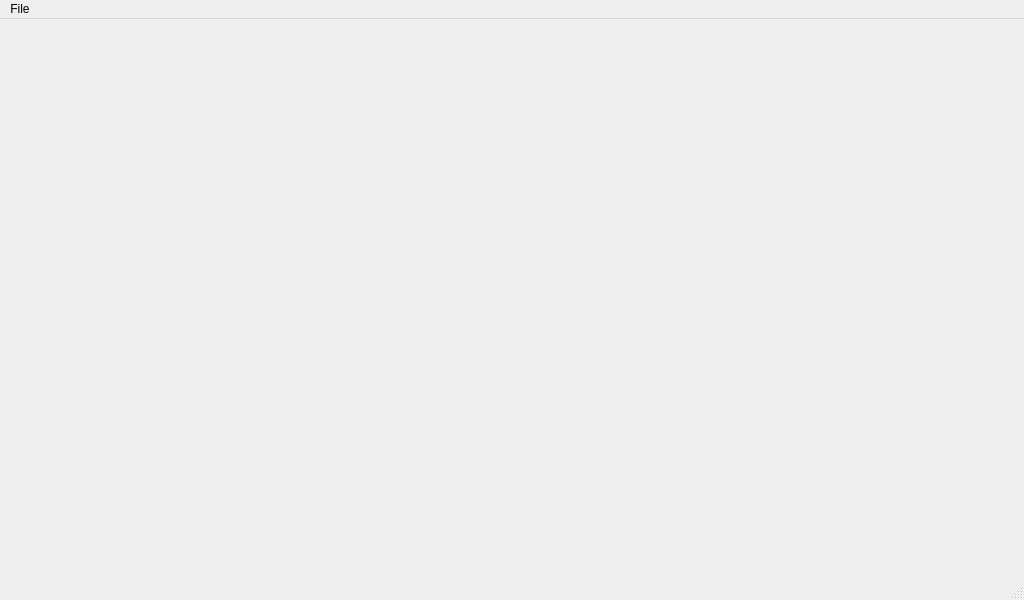
<?xml version="1.0" encoding="UTF-8"?>
<ui version="4.0">
 <class>ClassMark</class>
 <widget class="QMainWindow" name="ClassMark">
  <property name="geometry">
   <rect>
    <x>0</x>
    <y>0</y>
    <width>1024</width>
    <height>600</height>
   </rect>
  </property>
  <property name="windowTitle">
   <string>ClassMark</string>
  </property>
  <property name="locale">
   <locale language="English" country="UnitedStates"/>
  </property>
  <widget class="QWidget" name="centralwidget">
   <layout class="QGridLayout" name="gridLayout">
    <property name="leftMargin">
     <number>0</number>
    </property>
    <property name="topMargin">
     <number>0</number>
    </property>
    <property name="rightMargin">
     <number>0</number>
    </property>
    <property name="bottomMargin">
     <number>0</number>
    </property>
    <item row="0" column="0">
     <widget class="QStackedWidget" name="mainContent">
      <property name="sizePolicy">
       <sizepolicy hsizetype="Preferred" vsizetype="Preferred">
        <horstretch>0</horstretch>
        <verstretch>0</verstretch>
       </sizepolicy>
      </property>
      <property name="currentIndex">
       <number>-1</number>
      </property>
     </widget>
    </item>
   </layout>
  </widget>
  <widget class="QMenuBar" name="menubar">
   <property name="geometry">
    <rect>
     <x>0</x>
     <y>0</y>
     <width>1024</width>
     <height>22</height>
    </rect>
   </property>
   <widget class="QMenu" name="menuFile">
    <property name="title">
     <string>File</string>
    </property>
    <addaction name="menuFileNewExperiment"/>
    <addaction name="menuFileLoadExperiment"/>
    <addaction name="menuFileSaveExperiment"/>
    <addaction name="menuFileExit"/>
   </widget>
   <addaction name="menuFile"/>
  </widget>
  <widget class="QStatusBar" name="statusbar"/>
  <action name="menuFileNewExperiment">
   <property name="icon">
    <iconset>
     <normaloff>../icons/document-new.svg</normaloff>../icons/document-new.svg</iconset>
   </property>
   <property name="text">
    <string>New Experiment</string>
   </property>
  </action>
  <action name="menuFileLoadExperiment">
   <property name="icon">
    <iconset>
     <normaloff>../icons/document-open.svg</normaloff>../icons/document-open.svg</iconset>
   </property>
   <property name="text">
    <string>Load Experiment</string>
   </property>
  </action>
  <action name="menuFileExit">
   <property name="icon">
    <iconset theme="application-exit">
     <normaloff>.</normaloff>.</iconset>
   </property>
   <property name="text">
    <string>Exit</string>
   </property>
  </action>
  <action name="menuFileSaveExperiment">
   <property name="enabled">
    <bool>false</bool>
   </property>
   <property name="text">
    <string>Save Experiment</string>
   </property>
  </action>
 </widget>
 <resources>
  <include location="../resources.qrc"/>
 </resources>
 <connections/>
</ui>
